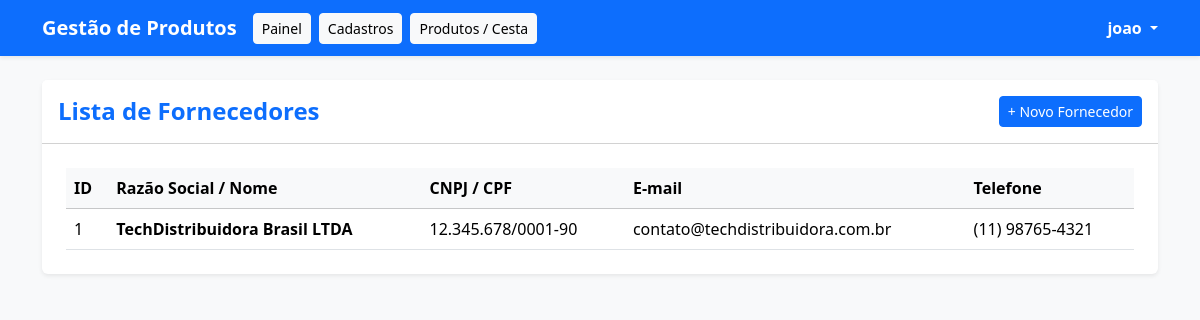
The app's page /SistemaDeGestaoDeProdutos/fornecedor.php (signed in), older data.
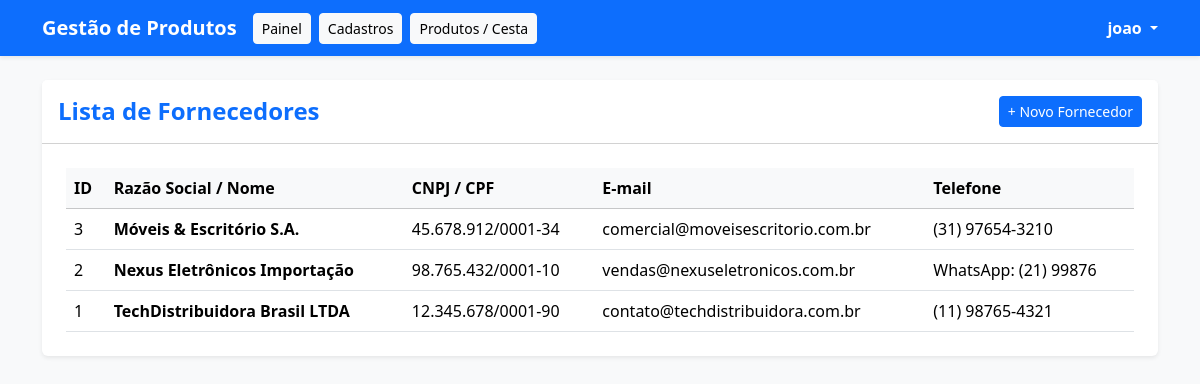
The same page, newer data.
### tables this page shows
CREATE TABLE `fornecedores` (
  `id` int(11) NOT NULL,
  `nome` varchar(255) NOT NULL,
  `cnpj` varchar(20) NOT NULL,
  `email` varchar(255) DEFAULT NULL,
  `telefone` varchar(20) DEFAULT NULL,
  `created_at` timestamp NOT NULL DEFAULT current_timestamp()
);

### SistemaDeGestaoDeProdutos/fornecedor.php (the view, shortened to what this page needs)
<?php
require_once "conexao.php";
try {
    $sql = "SELECT * FROM fornecedores ORDER BY id DESC";
    $stmt = $pdo->query($sql);
    $fornecedores = $stmt->fetchAll(PDO::FETCH_ASSOC);
} catch (PDOException $e) {
    $fornecedores = [];
}
?>
<!DOCTYPE html>
<html lang="pt-br">
<head>
    <link href="https://cdn.jsdelivr.net/npm/bootstrap@5.3.3/dist/css/bootstrap.min.css" rel="stylesheet">
</head>
<body class="bg-light">
    <nav class="navbar navbar-expand-lg navbar-dark bg-primary shadow-sm mb-4">
        <div class="container">
            <a class="navbar-brand fw-bold" href="painel.php">Gestão de Produtos</a>
            <div class="d-flex align-items-center me-auto">
                <a href="painel.php" class="btn btn-light btn-sm me-2">Painel</a>
                <a href="cadastros.php" class="btn btn-light btn-sm me-2">Cadastros</a>
                <a href="produtos.php" class="btn btn-light btn-sm me-2">Produtos / Cesta</a>
            </div>
            <div class="dropdown user-dropdown">
                <a href="#" class="text-white text-decoration-none dropdown-toggle fw-semibold" id="dropdownUser" data-bs-toggle="dropdown" aria-expanded="false">
                    <?php echo htmlspecialchars($_SESSION["usuario_nome"] ?? "Usuário"); ?>
                </a>
            </div>
        </div>
    </nav>
    <div class="container mb-5">
        <div class="row">
            <div class="col-12">
                <div class="card shadow-sm border-0">
                    <div class="card-header bg-white py-3 d-flex justify-content-between align-items-center">
                        <h4 class="card-title m-0 text-primary fw-bold">Lista de Fornecedores</h4>
                        <a href="cadastros.php" class="btn btn-primary btn-sm">+ Novo Fornecedor</a>
                    </div>
                    <div class="card-body p-4">
                        <?php if (empty($fornecedores)): ?>
                            <p class="text-muted m-0">Nenhum fornecedor cadastrado no momento.</p>
                        <?php else: ?>
                            <div class="table-responsive">
                                <table class="table table-hover align-middle mb-0">
                                    <thead class="table-light">
                                        <tr>
                                            <th>ID</th>
                                            <th>Razão Social / Nome</th>
                                            <th>CNPJ / CPF</th>
                                            <th>E-mail</th>
                                            <th>Telefone</th>
                                        </tr>
                                    </thead>
                                    <tbody>
                                        <?php foreach ($fornecedores as $f): ?>
                                            <tr>
                                                <td><?= $f['id']; ?></td>
                                                <td class="fw-semibold"><?= htmlspecialchars($f['nome']); ?></td>
                                                <td><?= htmlspecialchars($f['cnpj']); ?></td>
                                                <td><?= htmlspecialchars($f['email'] ?? '-'); ?></td>
                                                <td><?= htmlspecialchars($f['telefone'] ?? '-'); ?></td>
                                            </tr>
                                        <?php endforeach; ?>
                                    </tbody>
                                </table>
                            </div>
                        <?php endif; ?>
                    </div>
                </div>
            </div>
        </div>
    </div>
</body>
</html>

Row changes from the older to the newer data that the page shows:
added fornecedores: id "3", nome "Móveis & Escritório S.A.", cnpj "45.678.912/0001-34", email "comercial@moveisescritorio.com.br", telefone "(31) 97654-3210"
added fornecedores: id "2", nome "Nexus Eletrônicos Importação", cnpj "98.765.432/0001-10", email "vendas@nexuseletronicos.com.br", telefone "WhatsApp: (21) 99876"
